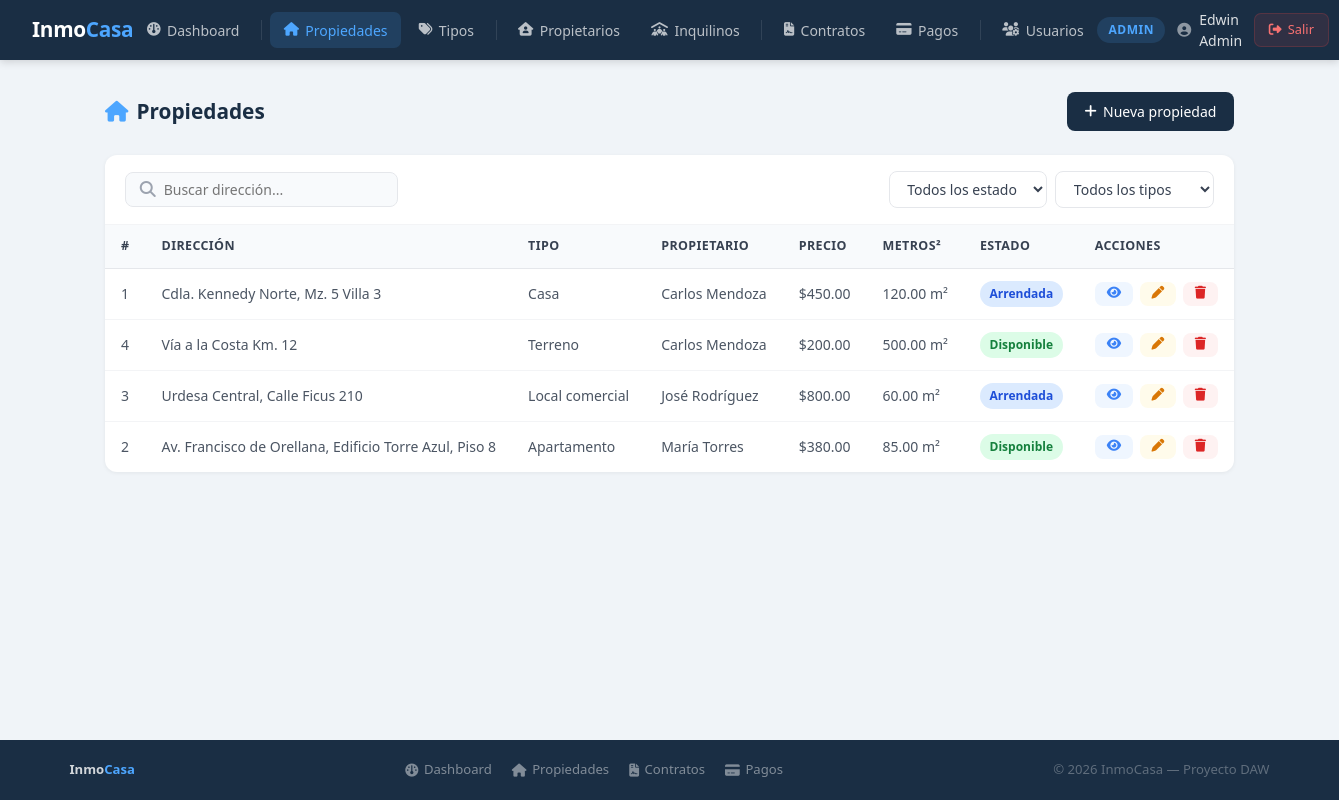
The page /index.php?action=propiedades (signed in) on the database its author committed.
### tables this page shows
CREATE TABLE IF NOT EXISTS propiedades (
    id INT AUTO_INCREMENT PRIMARY KEY,
    direccion VARCHAR(200) NOT NULL,
    precio DECIMAL(10,2) NOT NULL,
    metros2 DECIMAL(8,2) NOT NULL,
    descripcion TEXT,
    estado ENUM('Disponible', 'Arrendada', 'En venta', 'Vendida') DEFAULT 'Disponible',
    tipo_id INT NOT NULL,
    propietario_id INT NOT NULL,
    created_at TIMESTAMP DEFAULT CURRENT_TIMESTAMP,
    FOREIGN KEY (tipo_id) REFERENCES tipos_inmueble(id),
    FOREIGN KEY (propietario_id) REFERENCES propietarios(id)
);

CREATE TABLE IF NOT EXISTS tipos_inmueble (
    id INT AUTO_INCREMENT PRIMARY KEY,
    nombre VARCHAR(50) NOT NULL,
    descripcion TEXT,
    created_at TIMESTAMP DEFAULT CURRENT_TIMESTAMP
);

CREATE TABLE IF NOT EXISTS propietarios (
    id INT AUTO_INCREMENT PRIMARY KEY,
    nombre VARCHAR(100) NOT NULL,
    cedula VARCHAR(13) NOT NULL UNIQUE,
    telefono VARCHAR(15),
    email VARCHAR(100) NOT NULL UNIQUE,
    direccion VARCHAR(200),
    created_at TIMESTAMP DEFAULT CURRENT_TIMESTAMP
);

### app/controllers/PropiedadController.php (called while the page is built, shortened)
<?php
include_once __DIR__ . '/../models/Propiedad.php';
class PropiedadController {
    private $modelo;
    public function __construct() {
        $this->modelo = new Propiedad();
    }
    public function index() {
        $rol = $_SESSION['rol'];
        if (isset($_GET['estado']) && $_GET['estado'] !== '') {
            $propiedades = $this->modelo->filtrarPorEstado($_GET['estado']);
        } elseif (isset($_GET['tipo_id']) && $_GET['tipo_id'] !== '') {
            $propiedades = $this->modelo->filtrarPorTipo($_GET['tipo_id']);
        } elseif ($rol === 'Propietario') {
            $propiedades = $this->modelo->obtenerPorPropietario($_SESSION['propietario_id']);
        } else {
            $propiedades = $this->modelo->obtenerTodos();
        }
        include_once __DIR__ . '/../views/propiedades/index.php';
    }
}
?>

### config/database.example.php (called while the page is built, shortened)
<?php
class Database{
    private static $conn = null;
    public static function getConexion(){
        if( self::$conn === null){
            try{
                $dsn = 'mysql:host='.DB_HOST .
                ';port='. DB_PORT .
                ';dbname='.DB_NAME .
                ';charset=utf8';
                self::$conn = new PDO($dsn , DB_USER,DB_PASS ,[
                    PDO::ATTR_ERRMODE => PDO::ERRMODE_EXCEPTION,
                    PDO::ATTR_DEFAULT_FETCH_MODE => PDO::FETCH_ASSOC,
                    PDO::ATTR_EMULATE_PREPARES => false,
                ]);
            }catch(PDOException $e){
                die("Error de conexion: ". $e->getMessage());
            }
        }
        return self::$conn;
    }
}
?>

### app/models/Propiedad.php (called while the page is built, shortened)
<?php
class Propiedad {
    private $conn;
    public function __construct() {
        $this->conn = Database::getConexion();
    }
    public function obtenerTodos() {
        try {
            $sql = "SELECT p.*,
                    t.nombre AS tipo_nombre,
                    pr.nombre AS propietario_nombre
                    FROM propiedades p
                    INNER JOIN tipos_inmueble t ON p.tipo_id = t.id
                    INNER JOIN propietarios pr ON p.propietario_id = pr.id
                    ORDER BY p.created_at DESC";
            $stmt = $this->conn->prepare($sql);
            $stmt->execute();
            return $stmt->fetchAll();
        } catch (PDOException $e) {
            return ["exito" => false, "mensaje" => "Error al obtener propiedades: " . $e->getMessage()];
        }
    }
}
?>

### app/views/propiedades/index.php (the view, shortened to what this page needs)
<?php include_once __DIR__ . '/../layouts/header.php'; ?>
<?php
$propiedades = $propiedades ?? [];
$rol = $_SESSION['rol'];
?>
<div class="page-header">
    <div class="page-title"><i class="fa-solid fa-house"></i> Propiedades</div>
    <?php if ($rol === 'Admin'): ?>
        <a href="<?= BASE_URL ?>?action=propiedad_crear" class="btn btn-primary">
            <i class="fa-solid fa-plus"></i> Nueva propiedad
        </a>
    <?php endif; ?>
</div>
<div class="table-wrap">
    <div class="table-toolbar">
        <div class="search-box">
            <i class="fa-solid fa-magnifying-glass" style="color:#9ca3af"></i>
            <input type="text" id="buscador" placeholder="Buscar dirección..." onkeyup="filtrarTabla()">
        </div>
        <div class="filters">
            <select class="filter-select" id="filtroEstado" onchange="aplicarFiltros()">
                <option value="">Todos los estados</option>
            </select>
            <select class="filter-select" id="filtroTipo" onchange="aplicarFiltros()">
                <option value="">Todos los tipos</option>
            </select>
        </div>
    </div>
    <?php if (empty($propiedades)): ?>
        <div class="empty-state"><i class="fa-solid fa-house-circle-xmark"></i> No hay propiedades registradas</div>
    <?php else: ?>
        <table id="tablaPropiedades">
            <thead>
                <tr>
                    <th>#</th>
                    <th>Dirección</th>
                    <th>Tipo</th>
                    <th>Propietario</th>
                    <th>Precio</th>
                    <th>Metros²</th>
                    <th>Estado</th>
                    <th>Acciones</th>
                </tr>
            </thead>
            <tbody>
                <?php foreach ($propiedades as $p): ?>
                <tr>
                    <td><?= $p['id'] ?></td>
                    <td><?= htmlspecialchars($p['direccion']) ?></td>
                    <td><?= htmlspecialchars($p['tipo_nombre']) ?></td>
                    <td><?= htmlspecialchars($p['propietario_nombre']) ?></td>
                    <td>$<?= number_format($p['precio'], 2) ?></td>
                    <td><?= number_format($p['metros2'], 2) ?> m²</td>
                    <td>
                        <?php
                        $badgeClass = 'badge-disponible';
                        if ($p['estado'] === 'Arrendada') $badgeClass = 'badge-arrendada';
                        elseif ($p['estado'] === 'En venta') $badgeClass = 'badge-venta';
                        elseif ($p['estado'] === 'Vendida') $badgeClass = 'badge-vendida';
                        ?>
                        <span class="badge <?= $badgeClass ?>"><?= htmlspecialchars($p['estado']) ?></span>
                    </td>
                    <td>
                        <div class="acciones">
                            <a href="<?= BASE_URL ?>?action=propiedad_detalle&id=<?= $p['id'] ?>" class="btn btn-sm btn-info" title="Ver"><i class="fa-solid fa-eye"></i></a>
                            <?php if ($rol === 'Admin'): ?>
                                <a href="<?= BASE_URL ?>?action=propiedad_editar&id=<?= $p['id'] ?>" class="btn btn-sm btn-warning" title="Editar"><i class="fa-solid fa-pen"></i></a>
                                <a href="<?= BASE_URL ?>?action=propiedad_eliminar&id=<?= $p['id'] ?>" class="btn btn-sm btn-danger" title="Eliminar" onclick="return confirm('¿Eliminar esta propiedad?')"><i class="fa-solid fa-trash"></i></a>
                            <?php endif; ?>
                        </div>
                    </td>
                </tr>
                <?php endforeach; ?>
            </tbody>
        </table>
    <?php endif; ?>
</div>
<?php include_once __DIR__ . '/../layouts/footer.php'; ?>

### public/index.php (shortened to what this page needs)
<?php
$action = $_GET['action'] ?? 'login';
require_once __DIR__ . '/../app/controllers/PropiedadController.php';
switch ($action) {
    case 'propiedades':
        (new PropiedadController())->index();
        break;
}

### app/views/layouts/header.php (shortened to what this page needs)
<?php
$rol    = $_SESSION['rol'];
$nombre = $_SESSION['nombre'];
?>
<!DOCTYPE html>
<html lang="es">
<head>
    <link rel="stylesheet" href="https://cdnjs.cloudflare.com/ajax/libs/font-awesome/6.5.0/css/all.min.css">
    <link rel="stylesheet" href="<?= dirname(BASE_URL) ?>/css/style.css">
</head>
<body>
    <nav class="navbar">
        <a href="<?= BASE_URL ?>?action=dashboard" class="navbar-brand">
            Inmo<span>Casa</span>
        </a>
        <ul class="navbar-menu" id="navMenu">
            <li>
                <a href="<?= BASE_URL ?>?action=dashboard"
                    class="<?= ($_GET['action'] ?? '') === 'dashboard' ? 'active' : '' ?>">
                    <i class="fa-solid fa-gauge"></i> Dashboard
                </a>
            </li>
            <?php if ($rol === 'Admin' || $rol === 'Propietario'): ?>
                <li>
                    <a href="<?= BASE_URL ?>?action=propiedades"
                        class="<?= ($_GET['action'] ?? '') === 'propiedades' ? 'active' : '' ?>">
                        <i class="fa-solid fa-house"></i> Propiedades
                    </a>
                </li>
            <?php endif; ?>
            <?php if ($rol === 'Admin'): ?>
                <li>
                    <a href="<?= BASE_URL ?>?action=tipos"
                        class="<?= ($_GET['action'] ?? '') === 'tipos' ? 'active' : '' ?>">
                        <i class="fa-solid fa-tags"></i> Tipos
                    </a>
                </li>
                <li>
                    <a href="<?= BASE_URL ?>?action=propietarios"
                        class="<?= ($_GET['action'] ?? '') === 'propietarios' ? 'active' : '' ?>">
                        <i class="fa-solid fa-house-user"></i> Propietarios
                    </a>
                </li>
                <li>
                    <a href="<?= BASE_URL ?>?action=inquilinos"
                        class="<?= ($_GET['action'] ?? '') === 'inquilinos' ? 'active' : '' ?>">
                        <i class="fa-solid fa-people-roof"></i> Inquilinos
                    </a>
                </li>
            <?php endif; ?>
            <li>
                <a href="<?= BASE_URL ?>?action=contratos"
                    class="<?= ($_GET['action'] ?? '') === 'contratos' ? 'active' : '' ?>">
                    <i class="fa-solid fa-file-contract"></i> Contratos
                </a>
            </li>
            <li>
                <a href="<?= BASE_URL ?>?action=pagos"
                    class="<?= ($_GET['action'] ?? '') === 'pagos' ? 'active' : '' ?>">
                    <i class="fa-solid fa-credit-card"></i> Pagos
                </a>
            </li>
            <?php if ($rol === 'Admin'): ?>
                <li>
                    <a href="<?= BASE_URL ?>?action=usuarios"
                        class="<?= ($_GET['action'] ?? '') === 'usuarios' ? 'active' : '' ?>">
                        <i class="fa-solid fa-users-gear"></i> Usuarios
                    </a>
                </li>
            <?php endif; ?>
        </ul>
        <div class="navbar-right">
            <span class="rol-badge rol-<?= $rol ?>"><?= $rol ?></span>
            <span class="navbar-user">
                <i class="fa-solid fa-circle-user"></i>
                <?= htmlspecialchars($nombre) ?>
            </span>
            <a href="<?= BASE_URL ?>?action=logout" class="btn-logout">
                <i class="fa-solid fa-right-from-bracket"></i>
                Salir
            </a>
        </div>
    </nav>
    <div class="main-content">

### app/views/layouts/footer.php (shortened to what this page needs)
</div>
<footer>
    <div class="footer-inner">
        <span class="footer-brand">Inmo<span>Casa</span></span>
        <ul class="footer-links">
            <li>
                <a href="<?= BASE_URL ?>?action=dashboard">
                    <i class="fa-solid fa-gauge"></i> Dashboard
                </a>
            </li>
            <li>
                <a href="<?= BASE_URL ?>?action=propiedades">
                    <i class="fa-solid fa-house"></i> Propiedades
                </a>
            </li>
            <li>
                <a href="<?= BASE_URL ?>?action=contratos">
                    <i class="fa-solid fa-file-contract"></i> Contratos
                </a>
            </li>
            <li>
                <a href="<?= BASE_URL ?>?action=pagos">
                    <i class="fa-solid fa-credit-card"></i> Pagos
                </a>
            </li>
        </ul>
        <span class="footer-copy">
            &copy; <?= date('Y') ?> InmoCasa — Proyecto DAW
        </span>
    </div>
</footer>
</body>
</html>

### public/css/style.css (style rules this page uses)
*, *::before, *::after { margin: 0; padding: 0; box-sizing: border-box; }
html { font-size: 16px; }
body { font-family: 'Segoe UI', system-ui, -apple-system, sans-serif; background: #f0f4f8; color: #1a2e44; min-height: 100vh; line-height: 1.5; display: flex; flex-direction: column; }
.main-content { flex: 1; }
footer { margin-top: auto; }
a { color: #4da6ff; text-decoration: none; transition: color 0.2s; }
.main-content { padding: 2rem; max-width: 1200px; margin: 0 auto; }
.btn { display: inline-flex; align-items: center; gap: 0.4rem; padding: 0.55rem 1.1rem; border-radius: 8px; font-size: 0.875rem; font-weight: 500; text-decoration: none; cursor: pointer; border: none; transition: all 0.2s; white-space: nowrap; }
.btn-primary { background: #1a2e44; color: #fff; }
.btn-warning { background: #fffbeb; color: #d97706; }
.btn-danger { background: #fef2f2; color: #dc2626; }
.btn-info { background: #eff6ff; color: #3b82f6; }
.btn-sm { padding: 0.35rem 0.75rem; font-size: 0.8rem; }
.badge { display: inline-block; font-size: 0.72rem; font-weight: 600; padding: 0.2rem 0.65rem; border-radius: 99px; white-space: nowrap; }
.badge-disponible { background: #f0fdf4; color: #16a34a; }
.badge-arrendada { background: #eff6ff; color: #3b82f6; }
.table-wrap { background: #fff; border-radius: 12px; box-shadow: 0 1px 4px rgba(0,0,0,0.06); overflow: hidden; }
.table-toolbar { padding: 1rem 1.25rem; border-bottom: 1px solid #f3f4f6; display: flex; align-items: center; justify-content: space-between; flex-wrap: wrap; gap: 0.75rem; }
table { width: 100%; border-collapse: collapse; font-size: 0.875rem; }
thead { background: #f8fafc; border-bottom: 1px solid #e5e7eb; }
th { padding: 0.75rem 1rem; text-align: left; font-weight: 600; color: #374151; font-size: 0.78rem; text-transform: uppercase; letter-spacing: 0.4px; white-space: nowrap; }
td { padding: 0.75rem 1rem; color: #4b5563; border-bottom: 1px solid #f3f4f6; vertical-align: middle; }
tr:last-child td { border-bottom: none; }
input[type="text"], input[type="email"], input[type="password"], input[type="number"], input[type="date"], select, textarea { width: 100%; padding: 0.65rem 0.9rem; border: 1.5px solid #e5e7eb; border-radius: 8px; font-size: 0.9rem; color: #1a2e44; background: #fafafa; outline: none; transition: border-color 0.2s, background 0.2s; font-family: inherit; }
.search-box { display: flex; align-items: center; gap: 0.5rem; background: #f8fafc; border: 1.5px solid #e5e7eb; border-radius: 8px; padding: 0.45rem 0.85rem; }
.search-box input { border: none; background: none; outline: none; font-size: 0.875rem; color: #1a2e44; width: 220px; padding: 0; }
.filter-select { padding: 0.45rem 0.85rem; border: 1.5px solid #e5e7eb; border-radius: 8px; font-size: 0.875rem; color: #374151; background: #f8fafc; outline: none; cursor: pointer; transition: border-color 0.2s; }
.acciones { display: flex; gap: 0.4rem; flex-wrap: wrap; }
.page-header { display: flex; align-items: center; justify-content: space-between; margin-bottom: 1.5rem; flex-wrap: wrap; gap: 1rem; }
.page-title { font-size: 1.3rem; font-weight: 600; color: #1a2e44; display: flex; align-items: center; gap: 0.5rem; }
.page-title i { color: #4da6ff; }

### app/views/layouts/footer.php (style rules this page uses)
footer { background: #1a2e44; color: rgba(255,255,255,0.5); padding: 1.25rem 2rem; margin-top: 3rem; font-size: 0.82rem; }
.footer-inner { max-width: 1200px; margin: 0 auto; display: flex; align-items: center; justify-content: space-between; flex-wrap: wrap; gap: 0.5rem; }
.footer-brand { font-weight: 600; color: rgba(255,255,255,0.8); }
.footer-brand span { color: #4da6ff; }
.footer-links { display: flex; align-items: center; gap: 1.25rem; list-style: none; }
.footer-links a { color: rgba(255,255,255,0.45); text-decoration: none; transition: color 0.2s; display: flex; align-items: center; gap: 0.35rem; }
.footer-copy { color: rgba(255,255,255,0.3); }

### rows shown on the page
propiedades: id "1", direccion "Cdla. Kennedy Norte, Mz. 5 Villa 3", tipo.nombre "Casa", propietario.nombre "Carlos Mendoza", precio "450.00", metros2 "120.00", estado "Arrendada"
propiedades: id "4", direccion "Vía a la Costa Km. 12", tipo.nombre "Terreno", propietario.nombre "Carlos Mendoza", precio "200.00", metros2 "500.00", estado "Disponible"
propiedades: id "3", direccion "Urdesa Central, Calle Ficus 210", tipo.nombre "Local comercial", propietario.nombre "José Rodríguez", precio "800.00", metros2 "60.00", estado "Arrendada"
propiedades: id "2", direccion "Av. Francisco de Orellana, Edificio Torre Azul, Piso 8", tipo.nombre "Apartamento", propietario.nombre "María Torres", precio "380.00", metros2 "85.00", estado "Disponible"

### other values the page prints
$rol "ADMIN"
$nombre "Edwin Admin"
